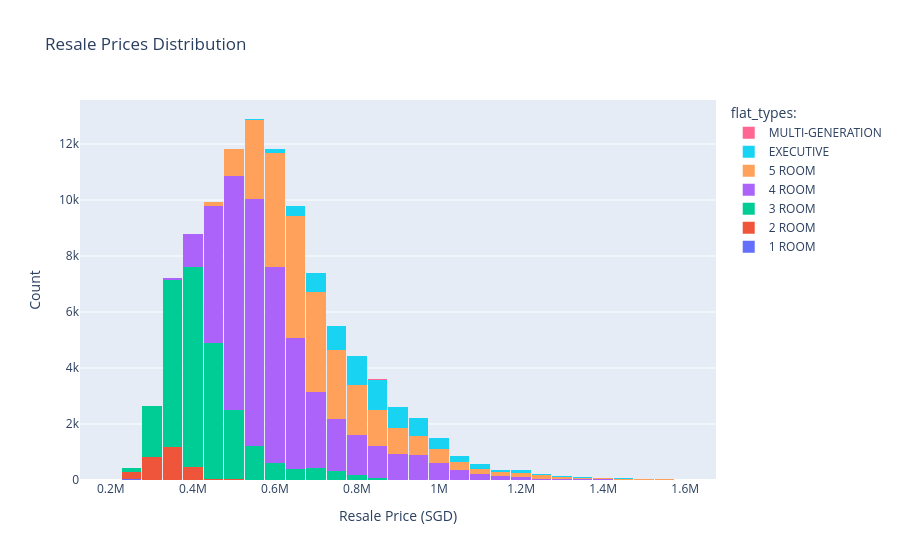

This figure's notebook cell:
### Code cell
## Understanding the Resale Price Distribution by Flat Type
order = ["1 ROOM","2 ROOM","3 ROOM","4 ROOM","5 ROOM","EXECUTIVE","MULTI-GENERATION"]

fig = plotly.graph_objects.Figure()
for ft in order:
    sub = df[df["flat_type"] == ft]
    fig.add_trace(plotly.graph_objects.Histogram(
        x=sub["resale_price"],
        name=ft,
        nbinsx=40
    ))

fig.update_layout(
    title="Resale Prices Distribution by Flat Type",
    xaxis_title="Resale Price (SGD)",
    yaxis_title="Count",
    barmode="stack",
    bargap=0.05,
    legend=dict(title="flat_types:", x=1.02, y=1, xanchor="left")
)
fig.show()

### Figure 1 — Plotly figure (JSON) as saved in the notebook; plotly's stock layout.template omitted (floating-point values rounded to 4 significant figures; data arrays with more than 128 entries replaced by an {"elided": "..."} marker saying what was removed)
{"data": [{"name": "1 ROOM", "nbinsx": 40, "type": "histogram", "x": [202000.0, 228000.0, 227000.0, 230000.0, 248000.0, 230000.0, 235000.0, 240000.0, 233900.0, 235000.0, 237000.0, 240000.0, 251000.0, 229000.0, 243000.0, 258000.0, 230000.0, 230000.0, 240000.0, 242000.0, 245000.0, 255000.0, 247000.0, 268000.0, 300000.0, 265000.0, 265000.0, 260000.0, 270000.0, 272000.0, 270000.0, 268900.0]}, {"name": "2 ROOM", "nbinsx": 40, "type": "histogram", "x": {"elided": "2778 float values"}}, {"name": "3 ROOM", "nbinsx": 40, "type": "histogram", "x": {"elided": "25648 float values"}}, {"name": "4 ROOM", "nbinsx": 40, "type": "histogram", "x": {"elided": "45518 float values"}}, {"name": "5 ROOM", "nbinsx": 40, "type": "histogram", "x": {"elided": "24813 float values"}}, {"name": "EXECUTIVE", "nbinsx": 40, "type": "histogram", "x": {"elided": "6632 float values"}}, {"name": "MULTI-GENERATION", "nbinsx": 40, "type": "histogram", "x": [683900.0, 848000.0, 968000.0, 783000.0, 785000.0, 842000.0, 845000.0, 862000.0, 880000.0, 980000.0, 1062000.0, 960000.0, 1080000.0, 935000.0, 975000.0, 980000.0, 1060000.0, 1028000.0, 998000.0, 1200000.0, 1028000.0, 1389000.0, 1170000.0, 945000.0, 1095000.0]}], "layout": {"bargap": 0.05, "barmode": "stack", "legend": {"title": {"text": "flat_types:"}, "x": 1.02, "xanchor": "left", "y": 1}, "title": {"text": "Resale Prices Distribution"}, "xaxis": {"title": {"text": "Resale Price (SGD)"}}, "yaxis": {"title": {"text": "Count"}}}}
